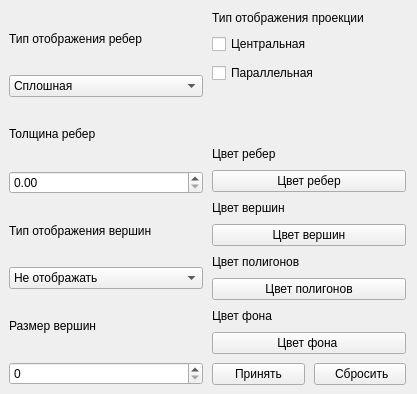
<?xml version="1.0" encoding="UTF-8"?>
<ui version="4.0">
 <class>settings</class>
 <widget class="QWidget" name="settings">
  <property name="geometry">
   <rect>
    <x>0</x>
    <y>0</y>
    <width>417</width>
    <height>393</height>
   </rect>
  </property>
  <property name="windowTitle">
   <string>Settings</string>
  </property>
  <layout class="QVBoxLayout" name="verticalLayout">
   <property name="spacing">
    <number>9</number>
   </property>
   <property name="leftMargin">
    <number>9</number>
   </property>
   <property name="bottomMargin">
    <number>9</number>
   </property>
   <item>
    <layout class="QHBoxLayout" name="horizontalLayout_4">
     <item>
      <layout class="QVBoxLayout" name="verticalLayout_2">
       <item>
        <widget class="QLabel" name="label_2">
         <property name="text">
          <string>Тип отображения ребер</string>
         </property>
        </widget>
       </item>
       <item>
        <widget class="QComboBox" name="comboBox_lines_type">
         <item>
          <property name="text">
           <string>Сплошная</string>
          </property>
         </item>
         <item>
          <property name="text">
           <string> Пунктир</string>
          </property>
         </item>
        </widget>
       </item>
       <item>
        <widget class="QLabel" name="label_4">
         <property name="text">
          <string>Толщина ребер</string>
         </property>
        </widget>
       </item>
       <item>
        <widget class="QDoubleSpinBox" name="doubleSpinBox_width_lines"/>
       </item>
       <item>
        <widget class="QLabel" name="label">
         <property name="text">
          <string>Тип отображения вершин</string>
         </property>
        </widget>
       </item>
       <item>
        <widget class="QComboBox" name="comboBox_vertices_type">
         <item>
          <property name="text">
           <string>Не отображать</string>
          </property>
         </item>
         <item>
          <property name="text">
           <string>Круглые вершины</string>
          </property>
         </item>
         <item>
          <property name="text">
           <string>Квадратные вершины</string>
          </property>
         </item>
        </widget>
       </item>
       <item>
        <widget class="QLabel" name="label_9">
         <property name="text">
          <string>Размер вершин</string>
         </property>
        </widget>
       </item>
       <item>
        <widget class="QSpinBox" name="spinBox_vertices_size"/>
       </item>
      </layout>
     </item>
     <item>
      <layout class="QVBoxLayout" name="verticalLayout_3">
       <item>
        <widget class="QLabel" name="label_5">
         <property name="text">
          <string>Тип отображения проекции</string>
         </property>
        </widget>
       </item>
       <item>
        <widget class="QCheckBox" name="checkBox_central">
         <property name="text">
          <string>Центральная</string>
         </property>
        </widget>
       </item>
       <item>
        <widget class="QCheckBox" name="checkBox_parallel">
         <property name="text">
          <string>Параллельная</string>
         </property>
        </widget>
       </item>
       <item>
        <spacer name="verticalSpacer">
         <property name="orientation">
          <enum>Qt::Vertical</enum>
         </property>
         <property name="sizeType">
          <enum>QSizePolicy::Fixed</enum>
         </property>
         <property name="sizeHint" stdset="0">
          <size>
           <width>20</width>
           <height>55</height>
          </size>
         </property>
        </spacer>
       </item>
       <item>
        <widget class="QLabel" name="label_3">
         <property name="text">
          <string>Цвет ребер</string>
         </property>
        </widget>
       </item>
       <item>
        <widget class="QPushButton" name="pushButton_3">
         <property name="text">
          <string>Цвет ребер</string>
         </property>
        </widget>
       </item>
       <item>
        <widget class="QLabel" name="label_8">
         <property name="text">
          <string>Цвет вершин</string>
         </property>
        </widget>
       </item>
       <item>
        <widget class="QPushButton" name="pushButton_color_vertices">
         <property name="text">
          <string>Цвет вершин</string>
         </property>
        </widget>
       </item>
       <item>
        <widget class="QLabel" name="label_7">
         <property name="text">
          <string>Цвет полигонов</string>
         </property>
        </widget>
       </item>
       <item>
        <widget class="QPushButton" name="button_color_polygon">
         <property name="text">
          <string>Цвет полигонов</string>
         </property>
        </widget>
       </item>
       <item>
        <widget class="QLabel" name="label_6">
         <property name="text">
          <string>Цвет фона</string>
         </property>
        </widget>
       </item>
       <item>
        <widget class="QPushButton" name="button_color_background">
         <property name="text">
          <string>Цвет фона </string>
         </property>
        </widget>
       </item>
       <item>
        <layout class="QHBoxLayout" name="horizontalLayout_2">
         <item>
          <widget class="QPushButton" name="button_accept">
           <property name="text">
            <string>Принять</string>
           </property>
          </widget>
         </item>
         <item>
          <widget class="QPushButton" name="button_cancel">
           <property name="text">
            <string> Сбросить</string>
           </property>
          </widget>
         </item>
        </layout>
       </item>
      </layout>
     </item>
    </layout>
   </item>
  </layout>
 </widget>
 <resources/>
 <connections/>
</ui>
